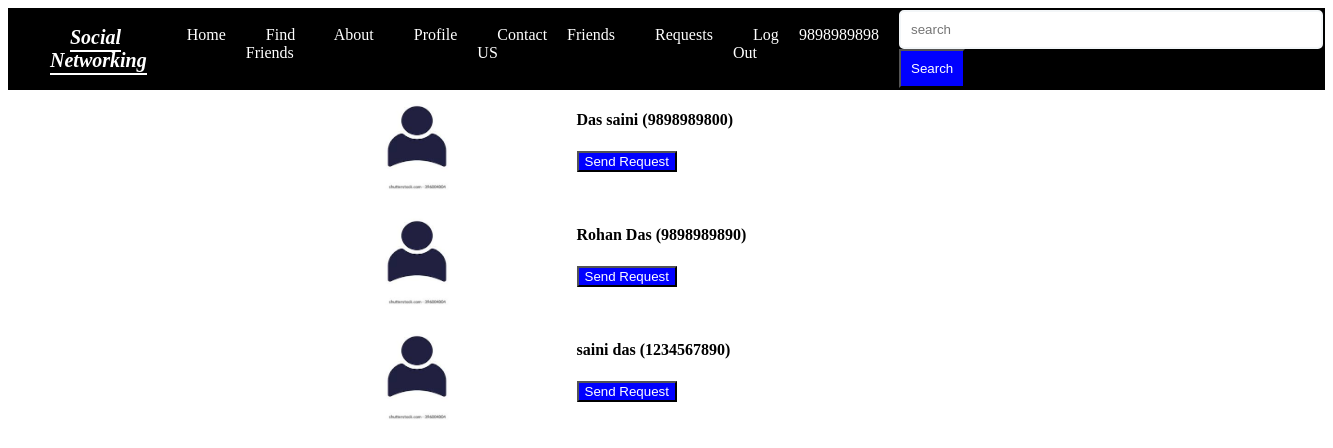
The page /find/9898989898 on the database its author committed.
### home/models.py (models this page shows, shortened)
class Person(models.Model):
    id = models.AutoField(primary_key=True)
    first_name = models.CharField(max_length=100)
    last_name = models.CharField(max_length=100)
    email = models.CharField(max_length=100)
    phone = models.CharField(max_length=15)
    gender = models.CharField(max_length=50, default="")
    dob = models.DateField(default="")
    school = models.CharField(max_length=200, default="")
    college = models.CharField(max_length=200, default="")
    company = models.CharField(max_length=200, default="")

### home/views.py (the view)
# urls.py: path("find/<str:phone>", views.find, name="find"),
def find(request, phone):
    check = True
    data = Person.objects.exclude(phone=phone)
    check_data = FriendRequest.objects.all()
    data_arr = []
    for data in data:
        data_arr.append([data.first_name, data.last_name, data.phone])
    arr = []
    for data in check_data:
        if data.frm == phone:
            check_data_arr = Person.objects.filter(phone=data.to).first()
            arr.append([check_data_arr.first_name, check_data_arr.last_name, data.to])
    if arr:
        value_check = True
    else:
        value_check = False
    return render(request, "home/find.html", {'check':check, "phone":phone, "data":data_arr, "check_data":arr, "value_check":value_check})

### templates/home/find.html (shortened to what this page needs)
{% extends 'basic.html' %}
{% block content %}
{% if check %}
    <li><a href="#">{{phone}}</a></li>
{% endif %}
{% endblock content%}
{% block phone_numbers %}{{phone}}{% endblock phone_numbers %}
{% block phone_numberss %}{{phone}}{% endblock phone_numberss %}
{% block findnumber %}{{phone}}{% endblock findnumber %}
{% block request %}{{phone}}{% endblock request %}
{% block friends %}{{phone}}{% endblock friends %}
{% block profile %}{{phone}}{% endblock profile %}
{% block home %}{{phone}}{% endblock home %}
{% block body %}
<div class="cntnr">
    <div class="cnt">
        {% if value_check %}
             {% for data in data %}
                {% load static %}
            {% endfor %}
        {% else %}
            {% for data in data %}
                {% load static %}
                <img src="{% static 'images/person.jpg' %}" width="100" height="100">
                <div>
                    {% if data.0 == check_data.0 and data.1 == check_data.1 and data.2 == check_data.2 %}
                        <h4>{{data.0}} {{data.1}} ({{data.2}})</h4>
                        <a href="/cancel/{{phone}}/{{data.2}}"><button name="cancel_request" class="btn">Cancel Request</button></a>
                    {% else %}
                        <h4>{{data.0}} {{data.1}} ({{data.2}})</h4>
                        <a href="/findus/{{phone}}/{{data.2}}"><button name="sent_request" class="btn">Send Request</button></a>
                    {% endif %}
                </div>
            {% endfor %}
        {% endif %}
    </div>
</div>
{% endblock body %}

### static/css/style1.css (style rules this page uses)
@media screen and (min-width: 640px) { .align_items li a { text-decoration: none; margin:20px; color: white; } }
@media screen and (min-width: 640px) { .btn { background-color:blue; color: white; } }
@media screen and (min-width: 640px) { .cntnr { margin: 0 auto; width: 600px; } }
@media screen and (min-width: 640px) { .cnt { display: grid; grid-template-columns: 1fr 2fr; gap: 15px; } }

### rows shown on the page
Person: first_name "Das", last_name "saini", phone "9898989800"
Person: first_name "Rohan", last_name "Das", phone "9898989890"
Person: first_name "saini", last_name "das", phone "1234567890"

### other values the page prints
{{ phone }} "9898989898"
